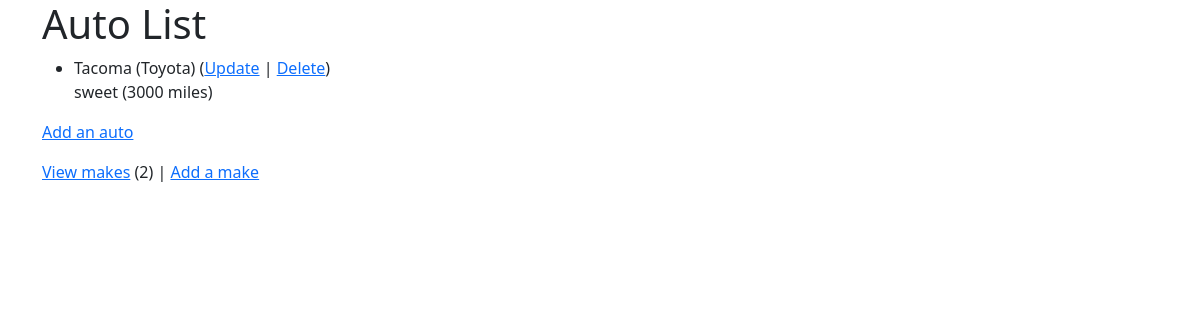
Page /autos/ (signed in) on the earlier database version.
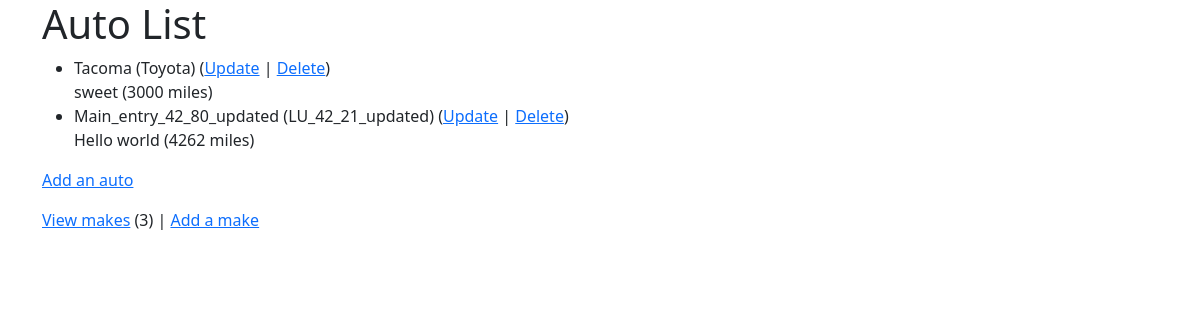
Same page on the later database version.
### autos/models.py (models this page shows, shortened)
class Auto(models.Model):
    nickname = models.CharField(
            max_length=200,
            validators=[MinLengthValidator(2, "Nickname must be greater than 1 character")]
    )
    mileage = models.PositiveIntegerField()
    comments = models.CharField(max_length=300)
    make = models.ForeignKey('Make', on_delete=models.CASCADE, null=False)

class Make(models.Model):
    name = models.CharField(
            max_length=200,
            help_text='Enter a make (e.g. Dodge)',
            validators=[MinLengthValidator(2, "Make must be greater than 1 character")]
    )
    def __str__(self):
        return self.name

### autos/views.py (the view)
# urls.py: path('', MainView.as_view(), name='all'),
class MainView(LoginRequiredMixin, View):
    def get(self, request):
        mc = Make.objects.count()
        al = Auto.objects.all()
        ctx = {'make_count': mc, 'auto_list': al}
        return render(request, 'autos/auto_list.html', ctx)

### home/context_processors.py (called while the page is built)
def settings(request):
    return {
        'settings': django_settings,
    }

### autos/templates/autos/auto_list.html
{% extends "base_bootstrap.html" %}
{% block content %}
  <h1>Auto List</h1>
  {% if auto_list %}
  <ul>
    {% for auto in auto_list %}
      <li>
          {{ auto.nickname }} ({{ auto.make }})
          (<a href="{% url 'autos:auto_update' auto.id %}">Update</a> |
          <a href="{% url 'autos:auto_delete' auto.id %}">Delete</a>) <br/>
          {{ auto.comments }} ({{ auto.mileage }} miles)
      </li>
    {% endfor %}
  </ul>
  {% else %}
    <p>There are no autos in the library.</p>
  {% endif %}
  <p>
    {% if make_count > 0 %}
      <a href="{% url 'autos:auto_create' %}">Add an auto</a>
    {% else %}
      Please add a make before you add an auto.
    {% endif %}
  </p>
  <p>
  <a href="{% url 'autos:make_list' %}">View makes</a> ({{ make_count }}) |
    <a href="{% url 'autos:make_create' %}">Add a make</a>
  </p>
{% endblock %}

### home/templates/base_bootstrap.html (shortened to what this page needs)
<!DOCTYPE html>
<html>
<head>
<link href="https://cdn.jsdelivr.net/npm/bootstrap@5.0.2/dist/css/bootstrap.min.css" rel="stylesheet">
<link rel="stylesheet" href="https://use.fontawesome.com/releases/v5.8.1/css/all.css">
<link rel="stylesheet" href="https://use.fontawesome.com/releases/v5.8.1/css/v4-shims.css">
</head>
<body>
<div class="container">
{% block content %}
{% endblock %}
</div>
</body>
</html>

Differences in the rows shown:
added Auto: nickname "Main_entry_42_80_updated", make "LU_42_21_updated", comments "Hello world", mileage "4262"
Other differences:
{{ make_count }}: "2" → "3"
